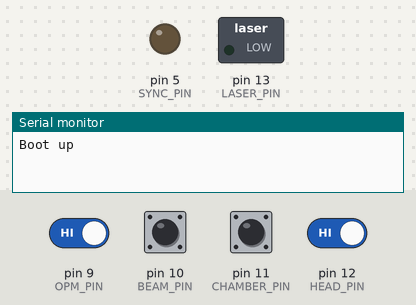
Recording of a sketch running on a simulated Arduino Uno, built with avr-gcc and run on an emulated ATmega328P. Parts: switched loads named in the sketch (green lamp = pin HIGH), output pins drawn as LEDs (lit = HIGH), the last lines printed to the serial monitor. The inputs (shaded band) are chosen by the test bench; at power-on: pin 9 (OPM_PIN), pin 10 (BEAM_PIN), pin 11 (CHAMBER_PIN), pin 12 (HEAD_PIN) HIGH.

Above: at 3.2 s.
3.3 s: pin 9 (OPM_PIN) driven LOW and pin 12 (HEAD_PIN) driven LOW
At 4.5 s:
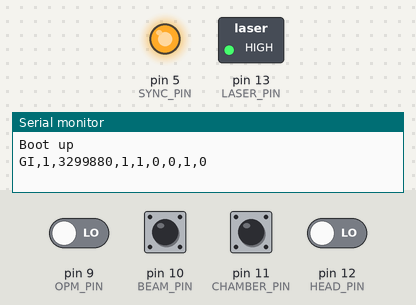
4.8 s: pin 9 (OPM_PIN) driven HIGH
At 5.8 s:
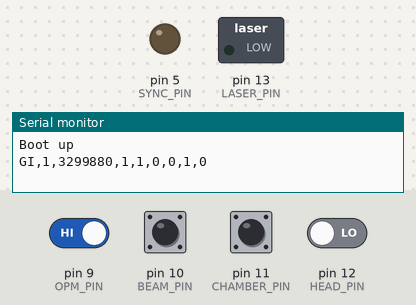
Timing chart, 0 to 7.8 s (numbered marks = the images above; inputs shaded):
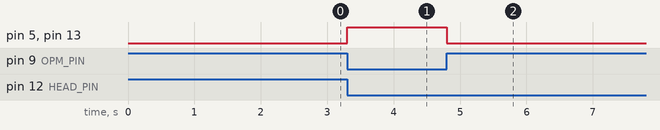

Measured:
- after the input at 3.3 s, pin 5 (SYNC_PIN), pin 13 (LASER_PIN): LOW → HIGH at once
- after the input at 4.8 s, pin 5 (SYNC_PIN), pin 13 (LASER_PIN): HIGH → LOW at once

The sketch:

interlock_sensor_v3.ino
```cpp
// Interlock/Position Sensor for the 37N Alpha-Redux gantry system
// VulcanForms
//
// Author: Peter Reeves-Hall
//
// Version History
//
// 2022-11-09   V3 add DO5 as a highspeed camera trigger (Slavi B)
// 2022-08-08   v2 invert logic for optical slot sensors (0V when blocked, 3.3V when open)
// 2022-08-05   v1 Initial release - *** need to check logic levels on slot sensors LOW vs HIGH ****
//
// Info / Notes:
// Setup IDE : https://learn.adafruit.com/adafruit-feather-m0-basic-proto/setup
// pins: https://learn.adafruit.com/adafruit-feather-m0-basic-proto/pinouts


#if defined(ARDUINO_SAMD_ZERO) && defined(SERIAL_PORT_USBVIRTUAL)
  // Required for Serial on Zero based boards
  #define Serial SERIAL_PORT_USBVIRTUAL
#endif

//pins
#define LASER_PIN 13      // on PCB LED and interlock output
#define HEAD_PIN 12     // optical slot detector on gantry laser head
#define CHAMBER_PIN 11  // chamber interlock
#define BEAM_PIN 10     // Optical beam analysis bay interlock
#define OPM_PIN 9      // Optical power meter bay interlock
#define SYNC_PIN 5

#include <math.h>

unsigned long micro_time; // micro-second resolution timer
unsigned long p_counter;  // counter for serial messages
int laser_state; // 1= laser enable, 0= laser disable

int i;

int serial_byte;

int head;    // laser head interlock status
int chamber; // chamber interlock status
int beam;    // Optical beam analysis bay interlock status
int opm;     // Optical power meter bay interlock status2

int head_old;    // old laser head interlock status
int chamber_old; // old chamber interlock status
int beam_old;    // old Optical beam analysis bay interlock status
int opm_old;     // old Optical power meter bay interlock status

// the setup function runs once when you press reset or power the board
void setup() {

  //configure Digital Outputs
  pinMode(LASER_PIN, OUTPUT);
  pinMode(SYNC_PIN, OUTPUT);
  digitalWrite(LASER_PIN, LOW); // Red LED / laser  = OFF
  digitalWrite(SYNC_PIN, LOW);
  laser_state=0;

  //configure digital inputs
  pinMode(HEAD_PIN, INPUT_PULLUP);  // test if pull up mode required
  pinMode(CHAMBER_PIN, INPUT_PULLUP);
  pinMode(BEAM_PIN, INPUT_PULLUP);
  pinMode(OPM_PIN, INPUT_PULLUP);

  delay(500);
  Serial.begin(115200);  // use high baud rate to empty serial buffer faster, helps prevent main loop delay if sending lots of serial data.
  Serial.println("Boot up"); // serial message
  p_counter=0;

  // fill old interlock status with off
  head_old=0;
  chamber_old=0;
  beam_old=0;
  opm_old=0;
}

void get_inputs() {
  //invert logic , a low digital in is slot blocked
if (digitalRead(HEAD_PIN)==LOW) {head=1;} else {head=0;}     // get laser head interlock status
if (digitalRead(CHAMBER_PIN)==LOW) {chamber=1;} else {chamber=0;} // get chamber interlock status
if (digitalRead(BEAM_PIN)==LOW) {beam=1;} else {beam=0;}   // get Optical beam analysis bay interlock status
if (digitalRead(OPM_PIN)==LOW) {opm=1;} else {opm=0;}    // get Optical power meter bay interlock status
}

// the loop function runs over and over again forever
void loop() {

get_inputs();

i=0;
if (chamber==1) i+=1;
if (beam==1) i+=1;
if (opm==1) i+=1;

if (i==1) { //if only 1 interlock active then proceed with head slot interlock check.
 if (head_old!=head) {  // rising/falling edge detection

  micro_time=micros(); // record time
  if (head==1) {
    laser_state=1;
    digitalWrite(LASER_PIN, HIGH); // change state of laser output
    digitalWrite(SYNC_PIN, HIGH);
  }
  else
  {
    laser_state=0;
    digitalWrite(LASER_PIN, LOW); // Red LED / laser  = OFF
    digitalWrite(SYNC_PIN, LOW);
  }

  //send serial udpate
  send_serial_update();
 }

}
else //If <>1 inerlock active then stay off
{
 digitalWrite(LASER_PIN, LOW); // Red LED / laser  = OFF
 digitalWrite(SYNC_PIN, LOW);
 laser_state=0;
}

if (Serial.available() > 0) {  //listen for single byte receive e.g. <CR> then send serial status message
  serial_byte=Serial.read();  // clear the serial buffer
  micro_time=micros(); //  micro-second resolution timer, numeric rolls over every ~70 minutes
  send_serial_update();
}

//make new status the old status for next itteration of loop
head_old=head;
chamber_old=chamber;
beam_old=beam;
opm_old=opm;
}

void send_serial_update(){
  p_counter+=1;  //increment serial message counter

  //serial output
  Serial.print("GI,");
  Serial.print(p_counter);
  Serial.print(",");
  Serial.print(micro_time);
  Serial.print(",");
  Serial.print(laser_state);
  Serial.print(",");
  Serial.print(head);
  Serial.print(",");
  Serial.print(chamber);
  Serial.print(",");
  Serial.print(beam);
  Serial.print(",");
  Serial.print(opm);
  Serial.print(",");
  Serial.print(head_old);
  Serial.println(""); // line end
}
```
